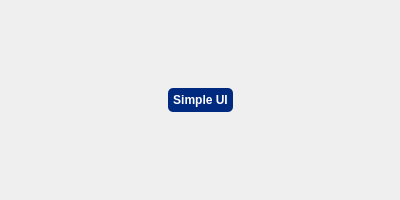
<?xml version="1.0" encoding="UTF-8"?>
<ui version="4.0">
 <class>Form</class>
 <widget class="QWidget" name="Form">
  <property name="geometry">
   <rect>
    <x>0</x>
    <y>0</y>
    <width>400</width>
    <height>200</height>
   </rect>
  </property>

    <!-- START horizontalLayout_center -->
    <layout class="QHBoxLayout" name="horizontalLayout_center">

     <!-- START horizontalSpacer_left -->
     <item>
      <spacer name="horizontalSpacer_left">
       <property name="sizePolicy">
        <sizepolicy hsizetype="Minimum" vsizetype="Minimum">
         <horstretch>0</horstretch>
         <verstretch>0</verstretch>
        </sizepolicy>
       </property>
       <property name="orientation">
        <enum>Qt::Horizontal</enum>
       </property>
       <property name="sizeHint" stdset="0">
        <size>
         <width>0</width>
         <height>0</height>
        </size>
       </property>
      </spacer>
     </item>
     <!-- END horizontalSpacer_left -->
     
     <!-- START simple_ui -->
     <item>
      <widget class="QPushButton" name="simple_ui_button">
       <property name="layoutDirection">
        <enum>Qt::LeftToRight</enum>
       </property>
       <property name="styleSheet">
        <string notr="true">
         QPushButton {
             background-color: #002a80;
             color: white;
             font-weight: bold;
             border-radius: 5px;
             padding: 5px;
         }
         QPushButton:hover {
             background-color: #002a80; /* Darker blue for hover */
         }
         QPushButton:pressed {
             background-color: #0e2147; /* Even darker blue for pressed */
         }
        </string>
       </property>
       <property name="text">
        <string>Simple UI</string>
       </property>
      </widget>
     </item>
     <!-- END simple_ui -->

     <!-- START horizontalSpacer_right -->
     <item>
      <spacer name="horizontalSpacer_right">
       <property name="sizePolicy">
        <sizepolicy hsizetype="Minimum" vsizetype="Minimum">
         <horstretch>0</horstretch>
         <verstretch>0</verstretch>
        </sizepolicy>
       </property>
       <property name="orientation">
        <enum>Qt::Horizontal</enum>
       </property>
       <property name="sizeHint" stdset="0">
        <size>
         <width>0</width>
         <height>0</height>
        </size>
       </property>
      </spacer>
     </item>
     <!-- END horizontalSpacer_right -->
     
    </layout>
   <!-- END horizontalLayout_center -->

 </widget>
 <resources/>
 <connections/>
</ui>
